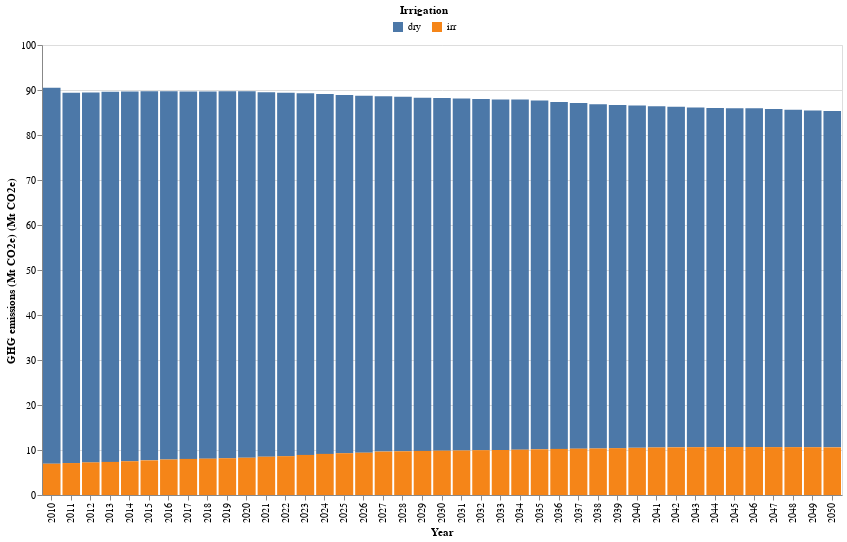

Write notebook code for a chart like this one.
### Markdown cell above
### Emissions by differrnt irrigation system

### Code cell
# HIDE CODE
# get the df and plot
GHG_dry_irr_df,GHG_dry_irr_plot = ag_lucc_GHG.plot_GHG_dry_irr()
GHG_dry_irr_plot

### Figure 1 — Vega-Lite specification as saved in the notebook (floating-point values rounded to 4 significant figures)
{"config": {"view": {"continuousWidth": 300, "continuousHeight": 300}}, "layer": [{"mark": {"type": "bar"}, "encoding": {"color": {"field": "Irrigation", "legend": {"direction": "horizontal", "legendX": 350, "legendY": -40, "orient": "none", "title": "Irrigation", "titleAnchor": "middle"}, "type": "nominal"}, "tooltip": [{"field": "Irrigation", "title": "Irrigation", "type": "nominal"}, {"field": "Quantity (Mt CO2e)", "title": "GHG emissions (Mt CO2e)", "type": "quantitative"}], "x": {"axis": {"labelAngle": -90, "title": "Year"}, "field": "Year", "type": "ordinal"}, "y": {"field": "Quantity (Mt CO2e)", "scale": {"reverse": false}, "title": "GHG emissions (Mt CO2e) (Mt CO2e)", "type": "quantitative"}}}], "data": {"name": "data-1ebdf3981275dcda9c03685438035bc2"}, "height": 450, "width": 800, "$schema": "https://vega.github.io/schema/vega-lite/v5.15.1.json", "datasets": {"data-1ebdf3981275dcda9c03685438035bc2": [{"Year": 2010, "Irrigation": "dry", "Quantity (Mt CO2e)": 83.56}, {"Year": 2010, "Irrigation": "irr", "Quantity (Mt CO2e)": 6.95}, {"Year": 2011, "Irrigation": "dry", "Quantity (Mt CO2e)": 82.26}, {"Year": 2011, "Irrigation": "irr", "Quantity (Mt CO2e)": 7.102}, {"Year": 2012, "Irrigation": "dry", "Quantity (Mt CO2e)": 82.19}, {"Year": 2012, "Irrigation": "irr", "Quantity (Mt CO2e)": 7.246}, {"Year": 2013, "Irrigation": "dry", "Quantity (Mt CO2e)": 82.25}, {"Year": 2013, "Irrigation": "irr", "Quantity (Mt CO2e)": 7.356}, {"Year": 2014, "Irrigation": "dry", "Quantity (Mt CO2e)": 82.17}, {"Year": 2014, "Irrigation": "irr", "Quantity (Mt CO2e)": 7.503}, {"Year": 2015, "Irrigation": "dry", "Quantity (Mt CO2e)": 82.03}, {"Year": 2015, "Irrigation": "irr", "Quantity (Mt CO2e)": 7.698}, {"Year": 2016, "Irrigation": "dry", "Quantity (Mt CO2e)": 81.84}, {"Year": 2016, "Irrigation": "irr", "Quantity (Mt CO2e)": 7.893}, {"Year": 2017, "Irrigation": "dry", "Quantity (Mt CO2e)": 81.66}, {"Year": 2017, "Irrigation": "irr", "Quantity (Mt CO2e)": 8.021}, {"Year": 2018, "Irrigation": "dry", "Quantity (Mt CO2e)": 81.6}, {"Year": 2018, "Irrigation": "irr", "Quantity (Mt CO2e)": 8.08}, {"Year": 2019, "Irrigation": "dry", "Quantity (Mt CO2e)": 81.53}, {"Year": 2019, "Irrigation": "irr", "Quantity (Mt CO2e)": 8.173}, {"Year": 2020, "Irrigation": "dry", "Quantity (Mt CO2e)": 81.41}, {"Year": 2020, "Irrigation": "irr", "Quantity (Mt CO2e)": 8.281}, {"Year": 2021, "Irrigation": "dry", "Quantity (Mt CO2e)": 81.0}, {"Year": 2021, "Irrigation": "irr", "Quantity (Mt CO2e)": 8.512}, {"Year": 2022, "Irrigation": "dry", "Quantity (Mt CO2e)": 80.75}, {"Year": 2022, "Irrigation": "irr", "Quantity (Mt CO2e)": 8.628}, {"Year": 2023, "Irrigation": "dry", "Quantity (Mt CO2e)": 80.35}, {"Year": 2023, "Irrigation": "irr", "Quantity (Mt CO2e)": 8.909}, {"Year": 2024, "Irrigation": "dry", "Quantity (Mt CO2e)": 79.97}, {"Year": 2024, "Irrigation": "irr", "Quantity (Mt CO2e)": 9.138}, {"Year": 2025, "Irrigation": "dry", "Quantity (Mt CO2e)": 79.63}, {"Year": 2025, "Irrigation": "irr", "Quantity (Mt CO2e)": 9.287}, {"Year": 2026, "Irrigation": "dry", "Quantity (Mt CO2e)": 79.33}, {"Year": 2026, "Irrigation": "irr", "Quantity (Mt CO2e)": 9.402}, {"Year": 2027, "Irrigation": "dry", "Quantity (Mt CO2e)": 78.93}, {"Year": 2027, "Irrigation": "irr", "Quantity (Mt CO2e)": 9.652}, {"Year": 2028, "Irrigation": "dry", "Quantity (Mt CO2e)": 78.77}, {"Year": 2028, "Irrigation": "irr", "Quantity (Mt CO2e)": 9.718}, {"Year": 2029, "Irrigation": "dry", "Quantity (Mt CO2e)": 78.5}, {"Year": 2029, "Irrigation": "irr", "Quantity (Mt CO2e)": 9.804}, {"Year": 2030, "Irrigation": "dry", "Quantity (Mt CO2e)": 78.38}, {"Year": 2030, "Irrigation": "irr", "Quantity (Mt CO2e)": 9.85}, {"Year": 2031, "Irrigation": "dry", "Quantity (Mt CO2e)": 78.21}, {"Year": 2031, "Irrigation": "irr", "Quantity (Mt CO2e)": 9.889}, {"Year": 2032, "Irrigation": "dry", "Quantity (Mt CO2e)": 78.04}, {"Year": 2032, "Irrigation": "irr", "Quantity (Mt CO2e)": 9.96}, {"Year": 2033, "Irrigation": "dry", "Quantity (Mt CO2e)": 77.92}, {"Year": 2033, "Irrigation": "irr", "Quantity (Mt CO2e)": 9.996}, {"Year": 2034, "Irrigation": "dry", "Quantity (Mt CO2e)": 77.8}, {"Year": 2034, "Irrigation": "irr", "Quantity (Mt CO2e)": 10.07}, {"Year": 2035, "Irrigation": "dry", "Quantity (Mt CO2e)": 77.49}, {"Year": 2035, "Irrigation": "irr", "Quantity (Mt CO2e)": 10.16}, {"Year": 2036, "Irrigation": "dry", "Quantity (Mt CO2e)": 77.1}, {"Year": 2036, "Irrigation": "irr", "Quantity (Mt CO2e)": 10.25}, {"Year": 2037, "Irrigation": "dry", "Quantity (Mt CO2e)": 76.79}, {"Year": 2037, "Irrigation": "irr", "Quantity (Mt CO2e)": 10.3}, {"Year": 2038, "Irrigation": "dry", "Quantity (Mt CO2e)": 76.48}, {"Year": 2038, "Irrigation": "irr", "Quantity (Mt CO2e)": 10.34}, {"Year": 2039, "Irrigation": "dry", "Quantity (Mt CO2e)": 76.23}, {"Year": 2039, "Irrigation": "irr", "Quantity (Mt CO2e)": 10.41}, {"Year": 2040, "Irrigation": "dry", "Quantity (Mt CO2e)": 76.07}, {"Year": 2040, "Irrigation": "irr", "Quantity (Mt CO2e)": 10.48}, {"Year": 2041, "Irrigation": "dry", "Quantity (Mt CO2e)": 75.85}, {"Year": 2041, "Irrigation": "irr", "Quantity (Mt CO2e)": 10.56}, {"Year": 2042, "Irrigation": "dry", "Quantity (Mt CO2e)": 75.67}, {"Year": 2042, "Irrigation": "irr", "Quantity (Mt CO2e)": 10.59}, {"Year": 2043, "Irrigation": "dry", "Quantity (Mt CO2e)": 75.47}, {"Year": 2043, "Irrigation": "irr", "Quantity (Mt CO2e)": 10.62}, {"Year": 2044, "Irrigation": "dry", "Quantity (Mt CO2e)": 75.34}, {"Year": 2044, "Irrigation": "irr", "Quantity (Mt CO2e)": 10.65}, {"Year": 2045, "Irrigation": "dry", "Quantity (Mt CO2e)": 75.3}, {"Year": 2045, "Irrigation": "irr", "Quantity (Mt CO2e)": 10.66}, {"Year": 2046, "Irrigation": "dry", "Quantity (Mt CO2e)": 75.27}, {"Year": 2046, "Irrigation": "irr", "Quantity (Mt CO2e)": 10.66}, {"Year": 2047, "Irrigation": "dry", "Quantity (Mt CO2e)": 75.13}, {"Year": 2047, "Irrigation": "irr", "Quantity (Mt CO2e)": 10.64}, {"Year": 2048, "Irrigation": "dry", "Quantity (Mt CO2e)": 74.99}, {"Year": 2048, "Irrigation": "irr", "Quantity (Mt CO2e)": 10.63}, {"Year": 2049, "Irrigation": "dry", "Quantity (Mt CO2e)": 74.85}, {"Year": 2049, "Irrigation": "irr", "Quantity (Mt CO2e)": 10.62}, {"Year": 2050, "Irrigation": "dry", "Quantity (Mt CO2e)": 74.76}, {"Year": 2050, "Irrigation": "irr", "Quantity (Mt CO2e)": 10.59}]}}
